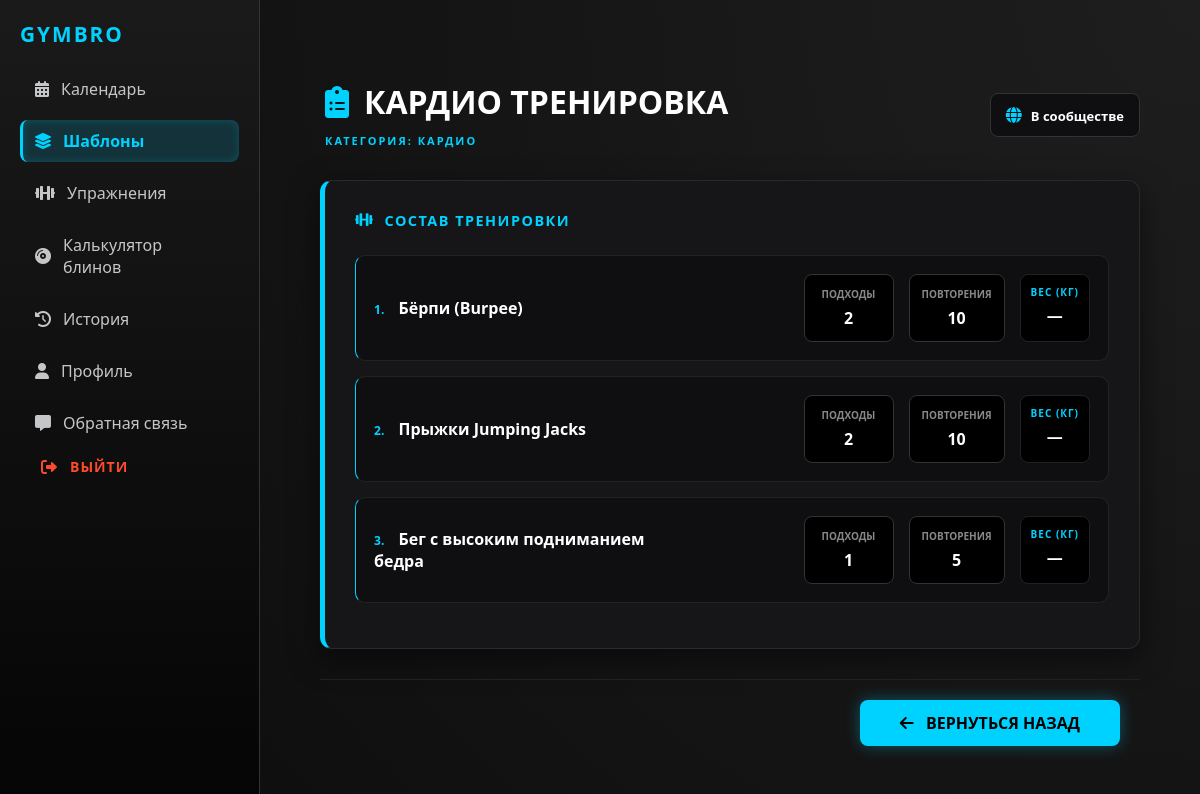
The app's page /web/templates/6 with its own data.
### tables this page shows
CREATE TABLE workout_templates (
    id INTEGER PRIMARY KEY,
    user_id INTEGER,
    name TEXT NOT NULL,
    description TEXT,
    category TEXT,
    is_public INTEGER NOT NULL DEFAULT 0,
    FOREIGN KEY (user_id) REFERENCES users(id) ON DELETE CASCADE
);

CREATE TABLE template_exercises (
    id INTEGER PRIMARY KEY,
    template_id INTEGER NOT NULL,
    exercise_id INTEGER NOT NULL,
    sets INTEGER,
    reps INTEGER,
    weight REAL,
    order_index INTEGER NOT NULL,
    FOREIGN KEY (template_id) REFERENCES workout_templates(id) ON DELETE CASCADE,
    FOREIGN KEY (exercise_id) REFERENCES exercises(id) ON DELETE CASCADE
);

CREATE TABLE exercises (
    id INTEGER PRIMARY KEY,
    name TEXT NOT NULL,
    description TEXT,
    muscle_group TEXT
);

### backend/main.py (the view)
@app.get("/web/templates/{template_id}", response_class=HTMLResponse, tags=["Web UI"])
async def get_template_detail(request: Request, template_id: int):
    conn = get_db_connection()
    template = sql.select_by_id(conn, "workout_templates", template_id)
    query = """
        SELECT te.*, e.name
        FROM template_exercises te
        JOIN exercises e ON te.exercise_id = e.id
        WHERE te.template_id = ?
        ORDER BY te.order_index ASC
    """
    cur = conn.cursor()
    cur.execute(query, (template_id,))
    exercises = cur.fetchall()
    conn.close()
    return templates.TemplateResponse(
        request=request,
        name="template_detail.html",
        context={"template": template, "exercises": exercises}
    )

### frontend/templates/template_detail.html (shortened to what this page needs)
{% extends "base.html" %}
{% block content %}
<div class="template-container">
    <div class="catalog-header-box" style="margin-bottom: 30px; display: flex; justify-content: space-between; align-items: center;">
        <div>
            <h1 style="margin-bottom: 5px;"><i class="fas fa-clipboard-list"></i> {{ template.name | upper }}</h1>
            <span style="color: #888; font-size: 14px; font-weight: 600; text-transform: uppercase; letter-spacing: 1px;">
                Категория: <span style="color: var(--cyan-accent);">{{ template.category }}</span>
            </span>
        </div>
        <div style="padding: 10px 15px; border-radius: 8px; border: 1px solid #333; background: #0f0f11;">
            {% if template.is_public %}
                <i class="fas fa-globe" style="color: var(--cyan-accent);"></i> <span style="color: #fff; font-size: 13px; font-weight: bold; margin-left: 5px;">В сообществе</span>
            {% else %}
                <i class="fas fa-lock" style="color: #666;"></i> <span style="color: #aaa; font-size: 13px; font-weight: bold; margin-left: 5px;">Приватный</span>
            {% endif %}
        </div>
    </div>
    <div class="template-grid" style="grid-template-columns: 1fr;">
        <div class="form-card">
            <h3 class="card-title"><i class="fas fa-dumbbell"></i> Состав тренировки</h3>
            {% for ex in exercises %}
            <div class="exercise-item" style="display: flex; justify-content: space-between; align-items: center; border-left-color: var(--cyan-accent);">
                <div style="flex: 2; color: #fff; font-weight: bold; font-size: 16px;">
                    <span style="color: var(--cyan-accent); margin-right: 10px; font-size: 12px;">{{ loop.index }}.</span> {{ ex.name }}
                </div>
                <div style="flex: 3; display: flex; gap: 15px; justify-content: flex-end;">
                    <div style="background: #000; padding: 12px; border-radius: 8px; border: 1px solid #333; text-align: center; min-width: 90px;">
                        <div style="font-size: 10px; color: #888; text-transform: uppercase; margin-bottom: 6px; font-weight: bold;">Подходы</div>
                        <div style="color: #fff; font-weight: bold; font-size: 16px;">{{ ex.sets }}</div>
                    </div>
                    <div style="background: #000; padding: 12px; border-radius: 8px; border: 1px solid #333; text-align: center; min-width: 90px;">
                        <div style="font-size: 10px; color: #888; text-transform: uppercase; margin-bottom: 6px; font-weight: bold;">Повторения</div>
                        <div style="color: #fff; font-weight: bold; font-size: 16px;">{{ ex.reps }}</div>
                    </div>
                    <div style="background: #000; padding: 10px; border-radius: 8px; border: 1px solid #222; text-align: center;">
                        <div style="font-size: 10px; color: var(--cyan-accent); text-transform: uppercase; letter-spacing: 1px; margin-bottom: 5px; font-weight: 800;">Вес (кг)</div>
                        <div style="color: #fff; font-weight: bold; font-size: 16px;">
                            {% if ex.weight and ex.weight > 0 %}
                                {{ ex.weight }}
                            {% else %}
                                —
                            {% endif %}
                        </div>
                    </div>
                </div>
            </div>
            {% else %}
            <p style="color: #888; text-align: center; padding: 20px;">В этом шаблоне пока нет упражнений.</p>
            {% endfor %}
        </div>
    </div>
    <div class="form-actions" style="margin-top: 30px; display: flex; justify-content: flex-end;">
        <a href="javascript:history.back()" class="btn-save-main" style="text-decoration: none; text-align: center; display: inline-block;">
            <i class="fas fa-arrow-left" style="margin-right: 8px;"></i> ВЕРНУТЬСЯ НАЗАД
        </a>
    </div>
</div>
{% endblock %}

### frontend/static/css/style.css (style rules this page uses)
:root { --metal-dark: #121212; --steel-gray: #2c3e50; --silver: #e0e0e0; --cyan-accent: #00d2ff; --cyan-glow: 0 0 10px rgba(0, 210, 255, 0.5); }
* { box-sizing: border-box; margin: 0; padding: 0; }
body { color: var(--silver); font-family: 'Segoe UI', Tahoma, Geneva, Verdana, sans-serif; min-height: 100vh; background: #0f0f0f; }
body.dashboard-body { display: flex; flex-direction: row; background: #0f0f0f; height: 100vh; overflow: hidden; }
.dashboard-body { display: flex; flex-direction: row; overflow: hidden; }
.catalog-header-box { margin: 20px 0 40px 0; }
.catalog-header-box h1 { font-size: 32px; font-weight: 800; color: #ffffff; display: flex; align-items: center; gap: 15px; text-transform: none !important; }
.catalog-header-box h1 i { color: #00d2ff; }
.template-container { max-width: 1200px; margin: 0 auto; padding: 20px; }
.template-grid { display: grid; grid-template-columns: 380px 1fr; gap: 30px; align-items: start; }
.form-card { background: #161618; border: 1px solid #2a2a2e; border-radius: 12px; padding: 24px; box-shadow: 0 10px 30px rgba(0,0,0,0.5); }
.card-title { font-size: 0.9rem; text-transform: uppercase; letter-spacing: 1.5px; color: var(--cyan-accent); margin-bottom: 25px; display: flex; align-items: center; gap: 10px; }
.exercise-item { background: #0f0f11; border: 1px solid #222; border-radius: 10px; padding: 18px; margin-bottom: 15px; position: relative; animation: slideIn 0.3s ease-out; }
.form-actions { display: flex; justify-content: flex-end; gap: 15px; margin-top: 30px; padding: 20px; border-top: 1px solid #222; }
.btn-save-main { background: var(--cyan-accent); color: #000; border: none; padding: 12px 40px; border-radius: 8px; font-weight: bold; cursor: pointer; box-shadow: var(--cyan-glow); transition: transform 0.2s; }
.template-container .form-card:first-child { border-left: 5px solid var(--cyan-accent) !important; padding: 30px !important; }
.template-container div[style*="display: flex"] span[style*="font-weight: 600"] { color: var(--cyan-accent) !important; text-transform: uppercase !important; letter-spacing: 2px !important; font-size: 11px !important; font-weight: 800 !important; }
:root { --chart-text: #888888; --chart-grid: rgba(255, 255, 255, 0.05); --chart-accent: #00d2ff; }
:root { --bg-base: #08080a; --bg-card: #121216; --bg-sidebar: #0d0d10; --border-soft: rgba(255, 255, 255, 0.035); --border-glow: rgba(0, 210, 255, 0.15); --text-main: #f5f6f8; --text-muted: #868e96; --text-darker: #495057; --cyan: #00d2ff; --cyan-glow: 0 0 15px rgba(0, 210, 255, 0.35); --green: #00ff88; --green-glow: 0 0 15px rgba(0, 255, 136, 0.25); --fire: #ff5e3a; --font: 'Segoe UI', system-ui, -apple-system, sans-serif; --transition-smooth: all 0.25s cubic-bezier(0.4, 0, 0.2, 1); }
* { box-sizing: border-box; margin: 0; padding: 0; -webkit-font-smoothing: antialiased; }
body { background-color: var(--bg-base); color: var(--text-main); font-family: var(--font); min-height: 100vh; }
body.dashboard-body { display: flex; flex-direction: row; background: #0f0f0f; min-height: 100vh; }
.catalog-header-box { text-align: left !important; padding-left: 5px; }

### records on screen
workout_templates: name "КАРДИО ТРЕНИРОВКА", category "КАРДИО"
template_exercises: name "Бёрпи (Burpee)", sets "2", reps "10"
template_exercises: name "Прыжки Jumping Jacks", sets "2", reps "10"
template_exercises: name "Бег с высоким подниманием бедра", sets "1", reps "5"
